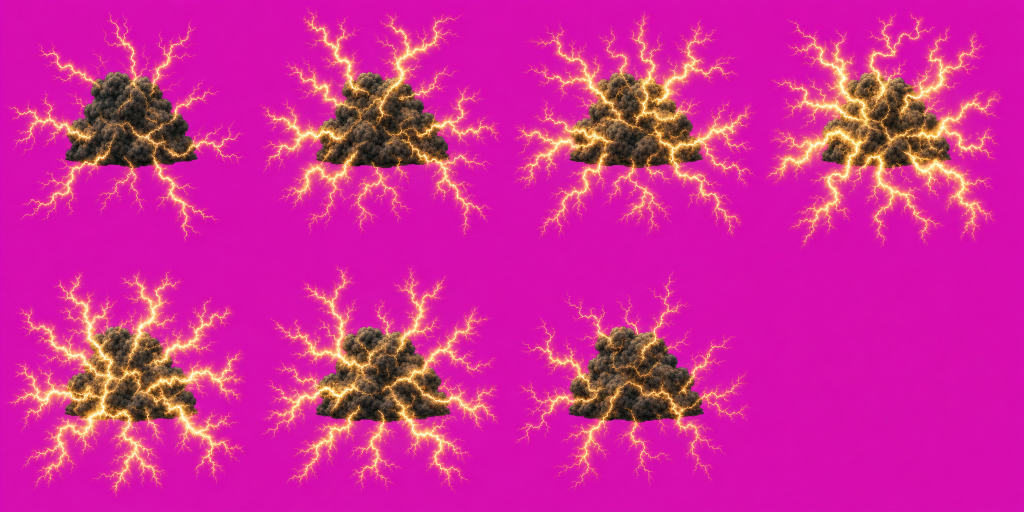
#> input picture art_prototypes/revision5/cloud-source.png, 2048 x 1024 px, given in place of gamera-source.png, which was not available (shown at 1/2 size); the run also reads 1 picture not shown here
$ python build.py
#> lines starting #> are read from the running program, lines starting #| are printed output that depends on the picture; after the words box and inside, x2 and y2 are one past the last pixel; in counts of white or black regions, pixels touching at a corner belong together
"""Extract actual game layers/frames, keep transparent RGB clean, save QA previews."""
from pathlib import Path
from PIL import Image, ImageFilter, ImageDraw
import numpy as np
import json

root=Path(__file__).resolve().parent
endings=('canvas','anguirus','sand','tower','ultraman','water','dolly','chair')
audit={}; ratios={}; ending_loops={}

def cut(image, effect=None, borders=True):
    rgb=np.array(image.convert('RGB')).astype(float)
    r,g,b=rgb[:,:,0],rgb[:,:,1],rgb[:,:,2]
    key=(r>45)&(b>45)&(np.minimum(r,b)-g>30)
    bg=np.median(np.concatenate((rgb[:3].reshape(-1,3),rgb[-3:].reshape(-1,3))),axis=0)
    strength=max(1,min(bg[0],bg[2])-bg[1])
    opacity=np.clip(1-(np.minimum(r,b)-g)/strength,0,1)
    soft=key&(g>bg[1]+10)&(opacity>.10)
    alpha=np.where(key,0,255).astype('uint8')
    if effect:
        recovered=np.clip((rgb-(1-opacity[:,:,None])*bg)/np.maximum(opacity[:,:,None],.01),0,255)
        rgb[soft]=recovered[soft]
        if effect=='gold':rgb[soft]=[255,208,105]
        elif effect=='blue':rgb[soft]=[145,211,248]
        elif effect=='dust':rgb[soft]=[194,166,117]
        alpha[soft]=(opacity[soft]*255).astype('uint8')
    if borders:
        alpha[:3]=0;alpha[-3:]=0;alpha[:,:3]=0;alpha[:,-3:]=0
    alpha=np.array(Image.fromarray(alpha).filter(ImageFilter.GaussianBlur(.25)))
    if effect in ('gold','blue'):
        spill=(rgb[:,:,0]>rgb[:,:,1]+7)&(rgb[:,:,2]>rgb[:,:,1]+8)
        rgb[spill]=[255,208,105] if effect=='gold' else [145,211,248]
    out=np.dstack((rgb.astype('uint8'),alpha));out[out[:,:,3]<3]=0
    return Image.fromarray(out)

def save(image,name,limit=None):
    if limit:image.thumbnail(limit,Image.Resampling.LANCZOS)
    a=np.array(image.convert('RGBA'));a[a[:,:,3]==0]=0
    image=Image.fromarray(a);image.save(root/name,optimize=True)
    decoded=np.array(Image.open(root/name).convert('RGBA'))
    assert np.array_equal(a,decoded),name
    assert not np.any(decoded[decoded[:,:,3]==0]),name
    audit[name]={'size':list(image.size),'transparent_rgb':0}
    return image

def padded(image,pad=10):
    box=image.getbbox()
    return image.crop((box[0]-pad,box[1]-pad,box[2]+pad,box[3]+pad))

for name in ('gamera','cloud','oilrig'):
    source=Image.open(root/f'{name}-source.png');w,h=source.width//4,source.height//2
#> further down, source is the input picture: PIL image 2048x1024 RGB; mean R, G, B 207.6, 39.7, 153.2
#> after `w, h = (source.width // 4, source.height // 2)`: w = 512; h = 512
    frames=[cut(source.crop((i%4*w,i//4*h,(i%4+1)*w,(i//4+1)*h)),'gold' if name=='cloud' else 'blue') for i in range(7)]
#> in cut, `key=(r>45)&(b>45)&(np.minimum(r,b)-g>30)`:
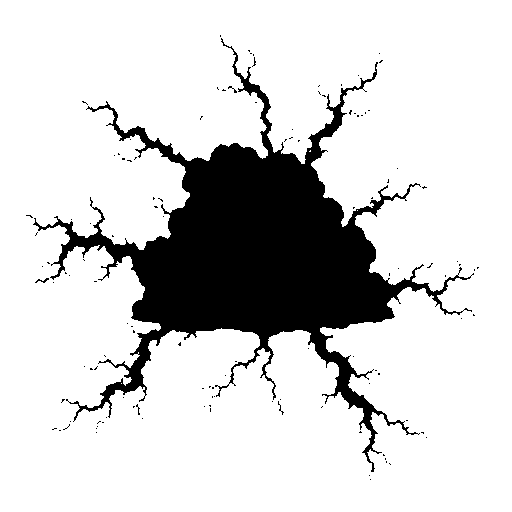
#> key: shape (512, 512) bool; 82.9% white; 119 black regions (117 under 20 px), largest, box (x1, y1, x2, y2) and area: (33, 38, 474, 472) 44401, (35, 278, 49, 283) 28
#> in cut, `bg=np.median(np.concatenate((rgb[:3].reshape(-1,3),rgb[-3:].reshape(-1..`: bg = [215, 14, 176]
#> in cut, `strength=max(1,min(bg[0],bg[2])-bg[1])`: strength = 162
#> in cut, `soft=key&(g>bg[1]+10)&(opacity>.10)`: soft: shape (512, 512) bool; 11.9% white; 52 white regions (45 under 20 px), largest, box (x1, y1, x2, y2) and area: (14, 22, 439, 442) 20927, (188, 330, 295, 431) 2744, (320, 327, 440, 485) 2713
#> in cut, `alpha[soft]=(opacity[soft]*255).astype('uint8')`:
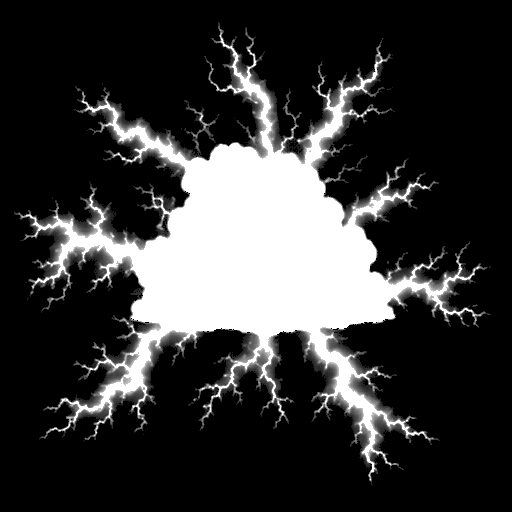
#> alpha: shape (512, 512); min 0, max 255, mean 55.1
#> in cut, `spill=(rgb[:,:,0]>rgb[:,:,1]+7)&(rgb[:,:,2]>rgb[:,:,1]+8)`: spill: shape (512, 512) bool; 72.1% white; 34 black regions (32 under 20 px), largest, box (x1, y1, x2, y2) and area: (14, 22, 491, 485) 73026, (356, 155, 368, 168) 32
#> in cut (call 2), `key=(r>45)&(b>45)&(np.minimum(r,b)-g>30)`: key: shape (512, 512) bool; 78.8% white; 137 black regions (134 under 20 px), largest, box (x1, y1, x2, y2) and area: (21, 32, 478, 452) 55040, (207, 439, 213, 457) 29, (214, 429, 221, 439) 27
#> in cut (call 2), `soft=key&(g>bg[1]+10)&(opacity>.10)`: soft: shape (512, 512) bool; 20.1% white; 67 white regions (64 under 20 px), largest, box (x1, y1, x2, y2) and area: (6, 14, 490, 473) 52110, (134, 324, 173, 347) 556, (349, 170, 354, 176) 22
#> in cut (call 2), `spill=(rgb[:,:,0]>rgb[:,:,1]+7)&(rgb[:,:,2]>rgb[:,:,1]+8)`: spill: shape (512, 512) bool; 60.4% white; 64 black regions (63 under 20 px), largest, box (x1, y1, x2, y2) and area: (6, 14, 490, 473) 103562
#> call 3 of cut, with effect = 'blue', borders = True
#> in cut (call 3), `r,g,b=rgb[:,:,0],rgb[:,:,1],rgb[:,:,2]`:
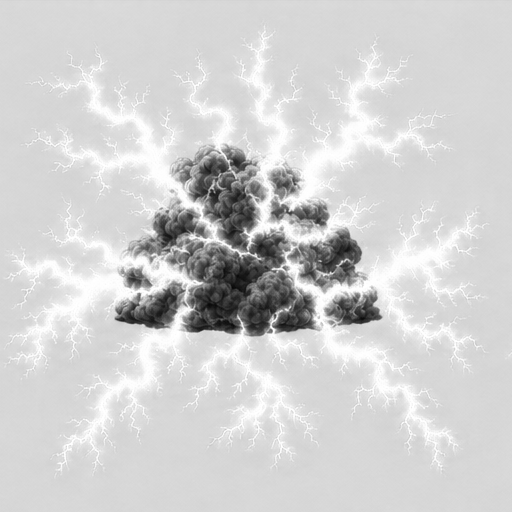
#> r: shape (512, 512) float64; min 7, max 255, mean 208.7
#> in cut (call 3), `r,g,b=rgb[:,:,0],rgb[:,:,1],rgb[:,:,2]`:
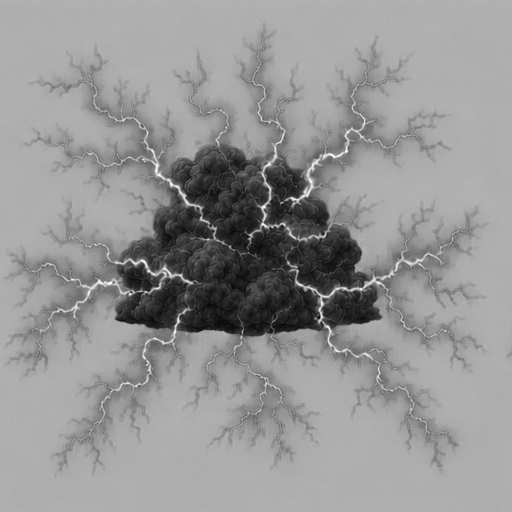
#> b: shape (512, 512) float64; min 6, max 255, mean 149.4
#> in cut (call 3), `key=(r>45)&(b>45)&(np.minimum(r,b)-g>30)`: key: shape (512, 512) bool; 78.3% white; 124 black regions (122 under 20 px), largest, box (x1, y1, x2, y2) and area: (17, 35, 472, 463) 56408, (130, 409, 136, 421) 23
#> in cut (call 3), `soft=key&(g>bg[1]+10)&(opacity>.10)`: soft: shape (512, 512) bool; 23% white; 66 white regions (63 under 20 px), largest, box (x1, y1, x2, y2) and area: (3, 22, 489, 476) 60116, (376, 353, 384, 360) 42, (505, 349, 512, 359) 34
#> in cut (call 3), `recovered=np.clip((rgb-(1-opacity[:,:,None])*bg)/np.maximum(opacity[:,..`:
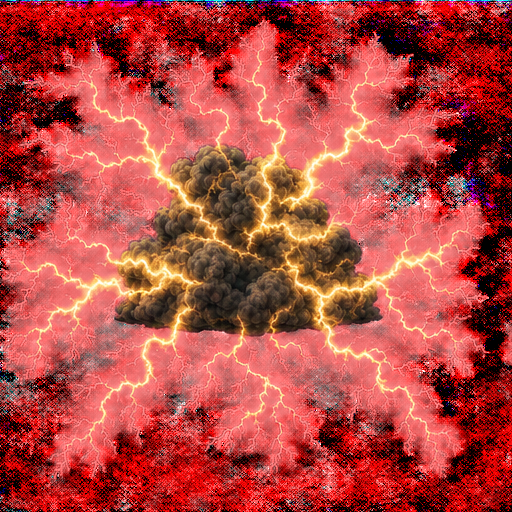
#> recovered: shape (512, 512, 3) float64; mean R, G, B 177.1, 72.3, 65.8
#> in cut (call 3), `elif effect=='blue':rgb[soft]=[145,211,248]`:
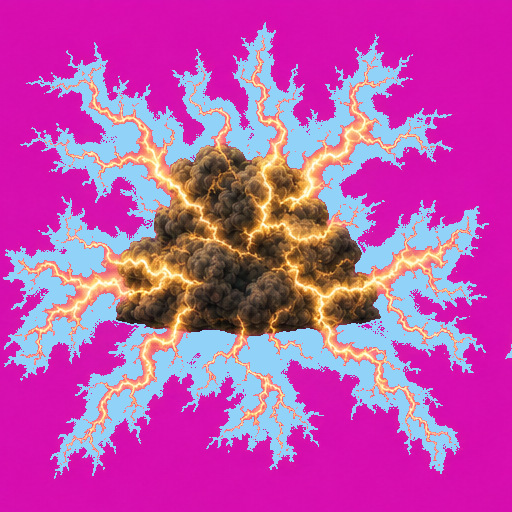
#> rgb: shape (512, 512, 3) float64; mean R, G, B 190.4, 82.8, 171.6
#> in cut (call 3), `alpha[soft]=(opacity[soft]*255).astype('uint8')`:
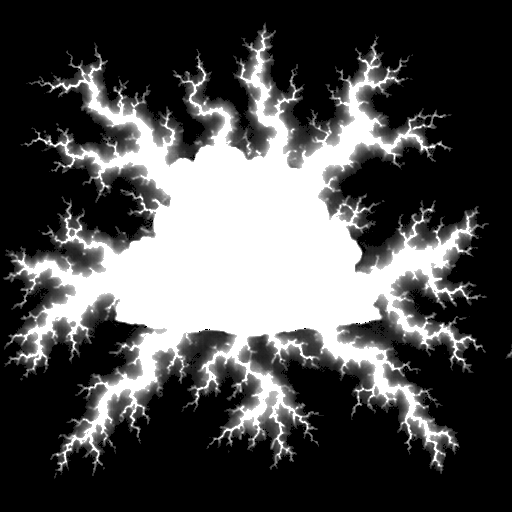
#> alpha: shape (512, 512); min 0, max 255, mean 77.2
#> in cut (call 3), `alpha[:, -3:] = 0`: alpha: shape (512, 512); 0.01% of pixels changed, all inside (x1, y1, x2, y2) = (509, 344, 512, 358)
#> frames = 7 items
    boxes=[f.getbbox() for f in frames]
#> boxes = [(14, 22, 491, 485), (6, 14, 490, 476), (3, 22, 510, 479), (2, 22, 470, 499), (13, 26, 492, 484), (10, 16, 486, 475), (5, 30, 479, 470)]
    common=(min(b[0] for b in boxes)-10,min(b[1] for b in boxes)-10,max(b[2] for b in boxes)+10,max(b[3] for b in boxes)+10)
#> common = (-8, 4, 520, 509)
    frames=[f.crop(common) for f in frames]
    if name=='gamera':
        # Keep the domed drawn shell, not the flattened disc used in revision4.
        # Quarter-plane turns provide a continuous rotation through seven poses.
        rotated=[]
        for i,f in enumerate(frames):
            f.thumbnail((350,350),Image.Resampling.LANCZOS)
            canvas=Image.new('RGBA',(512,512));canvas.paste(f,((512-f.width)//2,(512-f.height)//2))
            rotated.append(canvas.rotate(-i*360/7,Image.Resampling.BICUBIC))
#> this loop made 7 passes
#> after the loop, rotated = 7 items
        frames=rotated
    for i,f in enumerate(frames):save(f,f'{name}-frame-{i}.png',(512,512))

for name in endings:
    source=Image.open(root/f'ending-{name}-source.png');width,height=source.size;h=height//2
#> after `width, height = source.size`: width = 2048; height = 1024
    frames=[]
    for row in range(2):
        for i in range(7):
            f=cut(source.crop((round(i*width/7),row*h,round((i+1)*width/7),(row+1)*h)), 'dust' if name=='sand' else None)
            # All cells get the same canvas dimensions even if division rounds.
            c=Image.new('RGBA',(round(width/7),h));c.paste(f,(0,0));frames.append(c)
#> this loop made 2 passes
    # Keep the male cap intact in the final Anguirus pose; generated frame7
    # accidentally put goggles over the cap. The preceding shy smile is clean.
    if name=='anguirus':frames[6]=frames[5].copy()
#> (the run stopped early here; a loop or call above may not have finished)
